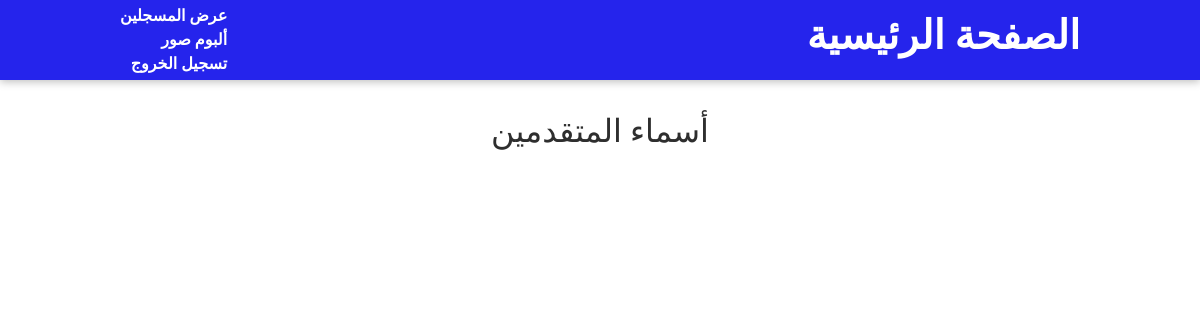
The page /data (signed in) on the database as committed earlier.
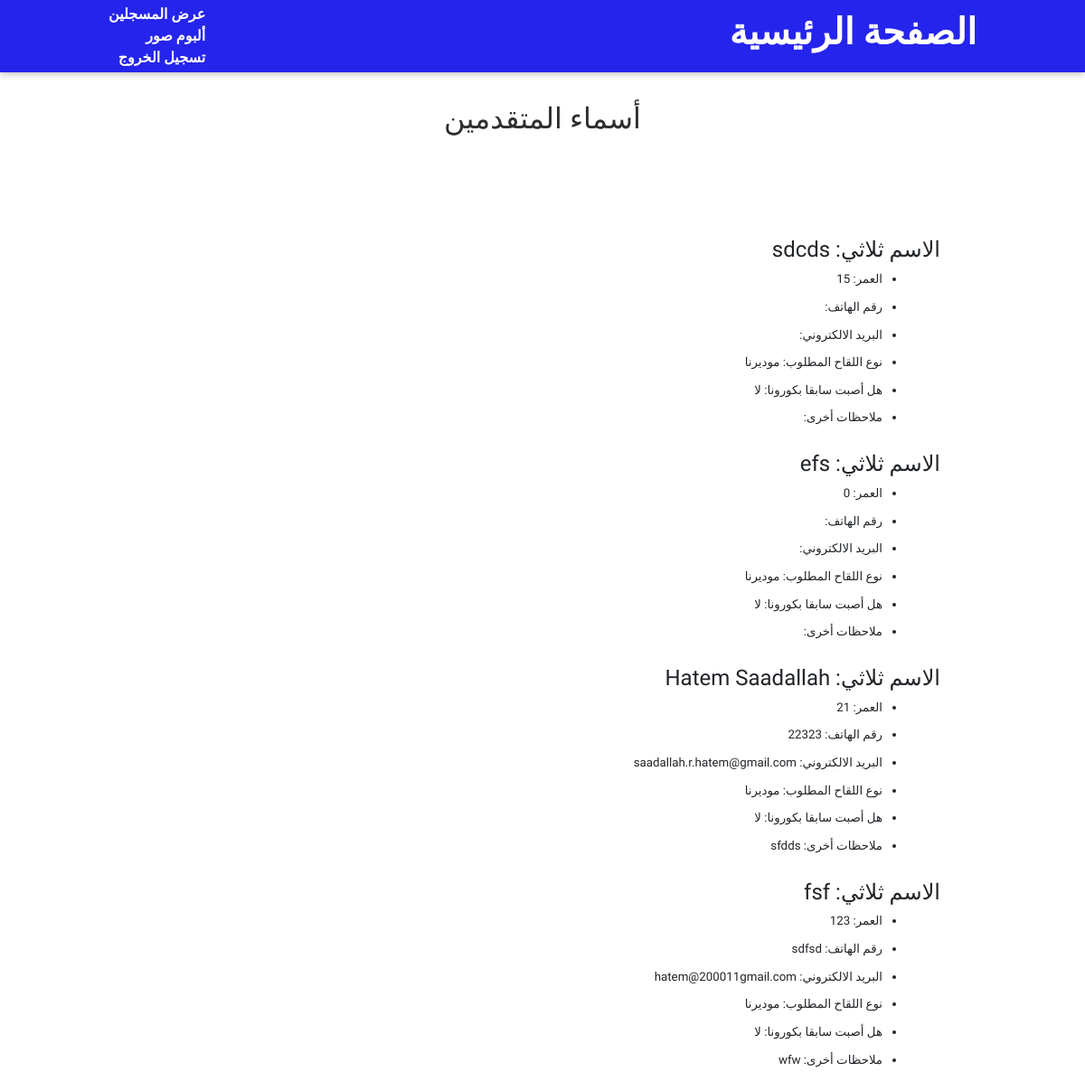
The same page on the database as committed later.
### news/models.py (models this page shows)
class Person(models.Model):
    personName = models.CharField(max_length=255)
    age = models.IntegerField(default=0)
    TYPES_OF_VACCINE = (
        ('1', 'فايزر'),
        ('2', 'سبوتنيك'),
        ('3', 'سبوتنيك لايت'),
        ('4', 'موديرنا'),
    )
    typeVaccine = models.CharField(max_length=1, choices=TYPES_OF_VACCINE)
    phone = models.CharField(max_length=255)
    email = models.EmailField(max_length=255)
    TYPES_OF_SICK = (
        ('a', 'نعم'),
        ('b', 'لا'),
    )
    sickBefore = models.CharField(max_length=1, choices=TYPES_OF_SICK)
    notes = models.TextField()

### news/views.py (the view)
# urls.py: path("data", views.Data, name="data"),
@login_required(login_url="login")
def Data(response):
    all_entries = Person.objects.all();
    pattern = re.compile("(?:^|\s)'([^']*?)'(?:$|\s)")
    return render(response, "news/applicant.html", {"all_entries": all_entries})

### news/templates/news/applicant.html (shortened to what this page needs)
{% extends 'base.html' %}
{% load static %}
{% block css_files %}
<link rel="stylesheet" href="{% static "news/post.css" %}">
<link rel="stylesheet" href="{% static "news/all-posts.css" %}">
<link rel="stylesheet" href="{% static "news/register.css" %}">
<link rel="stylesheet" href="{% static "news/entries.css" %}">
<link href="https://cdn.jsdelivr.net/npm/bootstrap@5.1.3/dist/css/bootstrap.min.css" rel="stylesheet">
<link rel="stylesheet" href="{% static "news/button.css" %}">
{% endblock %}
{%block content%}
<section id="all-posts">
    <h2>أسماء المتقدمين</h2>
</section>
<section class="entries">
    {%for post in all_entries%}
        <h4>الاسم ثلاثي: {{post.personName}}</h4>
        <ul>
            <li>العمر: {{post.age}}</li>
            <br />
            <li>رقم الهاتف: {{post.phone}}</li>
            <br />
            <li>البريد الالكتروني: {{post.email}}</li>
            <br />
            {% if post.typeVaccine == "['سبوتنيك']" %}
            <li>نوع اللقاح المطلوب: سبوتنيك</li>
            {% elif post.typeVaccine == "['فايزر']" %}
            <li>نوع اللقاح المطلوب: فايزر</li>
            {% elif post.typeVaccine == "['سبوتنيك لايت']" %}
            <li>نوع اللقاح المطلوب: سبوتنيك لايت</li>
            {% else %}
            <li>نوع اللقاح المطلوب: موديرنا</li>
            {% endif %}
            <br />
            {% if post.sickBefore == "['a']" %}
                <li>هل أصبت سابقا بكورونا: نعم</li>
            {% else %}
                <li>هل أصبت سابقا بكورونا: لا</li>
            {% endif %}
            <br />
            <li>ملاحظات أخرى: {{post.notes}}</li>
        </ul>
        <br />
    {%endfor%}
</section>
{%endblock%}

Rows that differ between the two databases and show on the page:
added Person: personName "sdcds", age "15", typeVaccine "نوع اللقاح المطلوب: موديرنا", sickBefore "هل أصبت سابقا بكورونا: لا"
added Person: personName "efs", age "0", typeVaccine "نوع اللقاح المطلوب: موديرنا", sickBefore "هل أصبت سابقا بكورونا: لا"
added Person: personName "Hatem Saadallah", age "21", phone "22323", email "saadallah.r.hatem@gmail.com", typeVaccine "نوع اللقاح المطلوب: موديرنا", sickBefore "هل أصبت سابقا بكورونا: لا", notes "sfdds"
added Person: personName "fsf", age "123", phone "sdfsd", email "hatem@200011gmail.com", typeVaccine "نوع اللقاح المطلوب: موديرنا", sickBefore "هل أصبت سابقا بكورونا: لا", notes "wfw"
